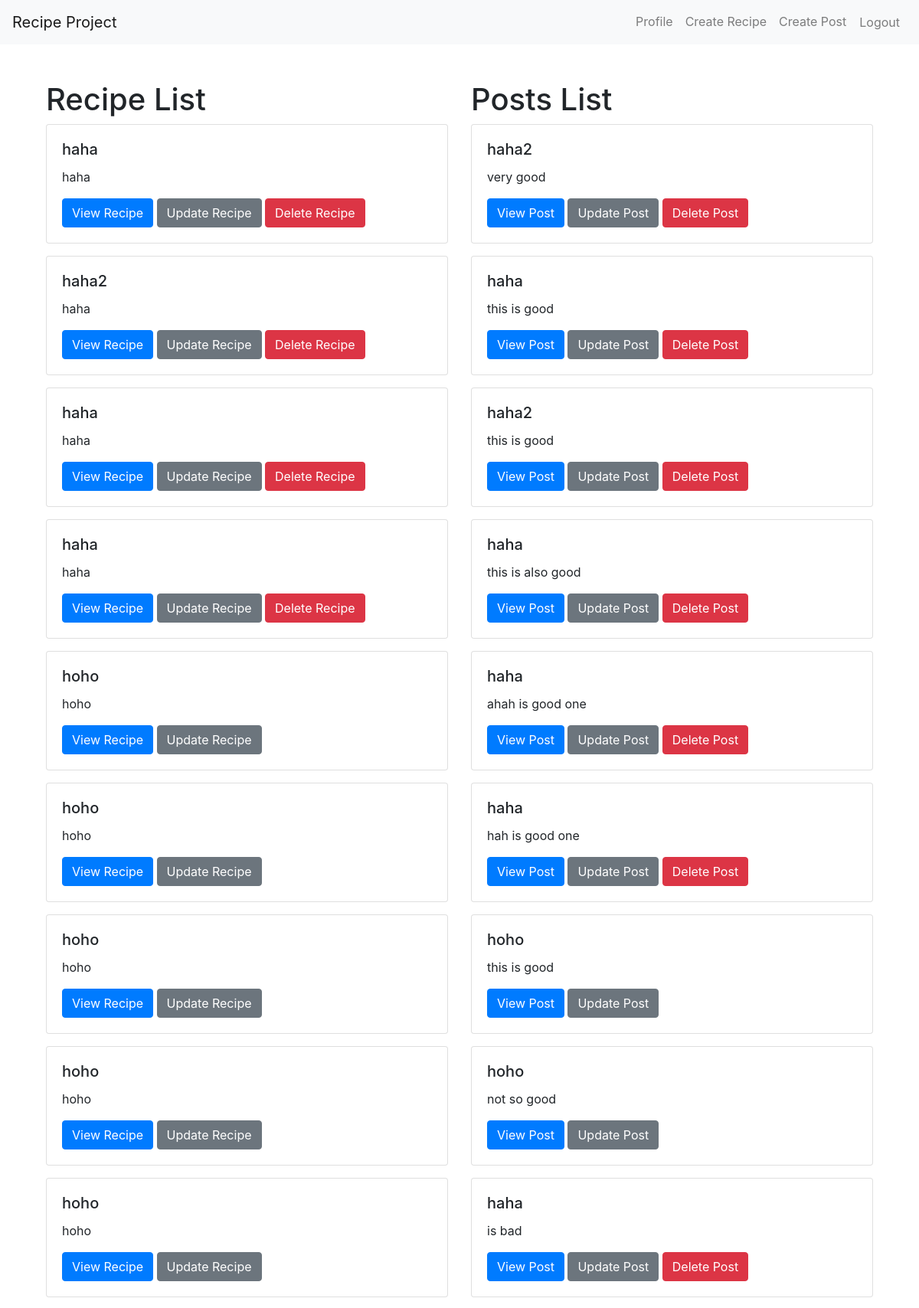
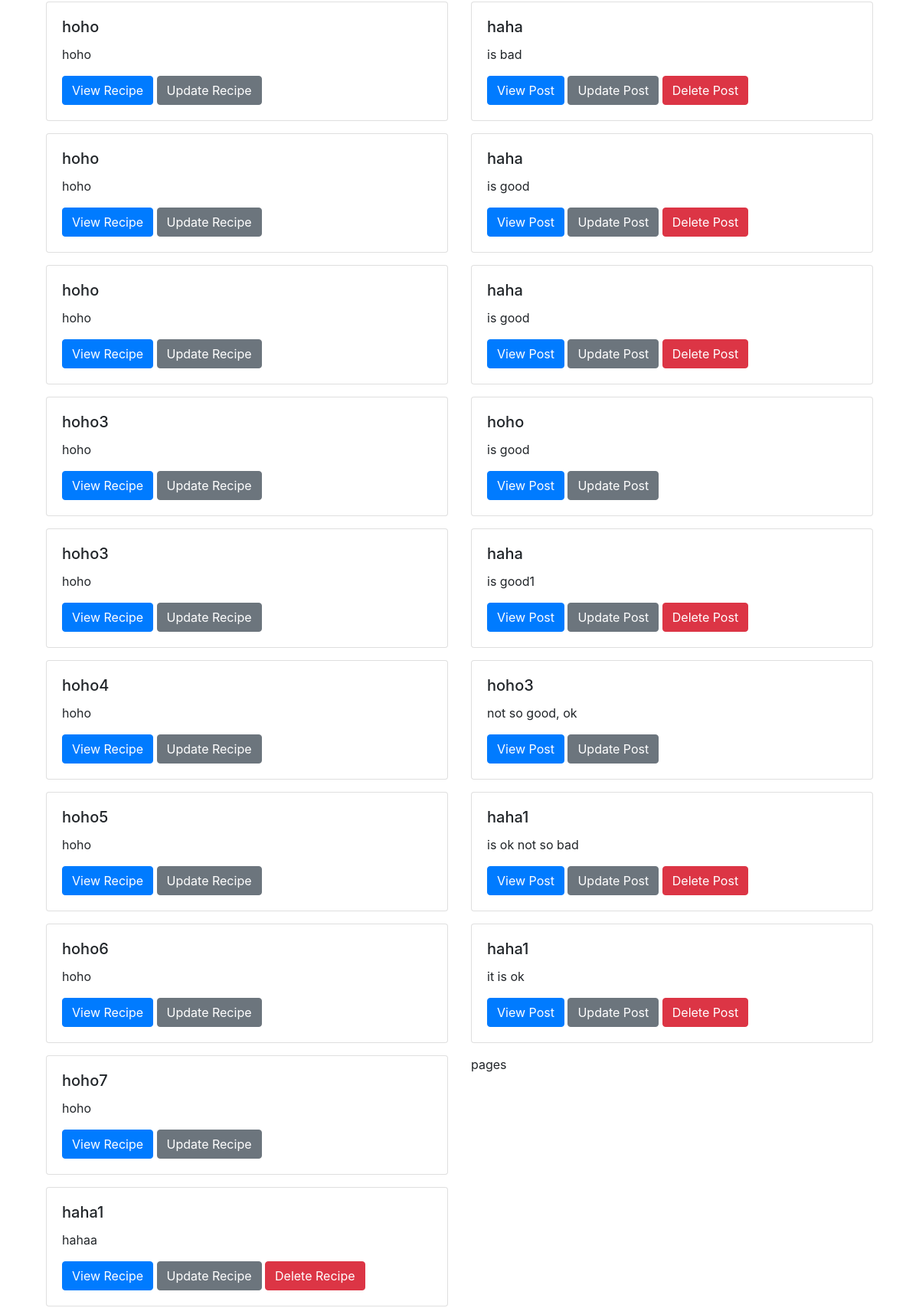
The page / (signed in, upper part) on the database its author committed (2 pictures, top to bottom).
### recipe_app/models.py (models this page shows, shortened)
class Recipe(models.Model):
    chef = models.ForeignKey(Chef, on_delete=models.CASCADE)  # Links to the Chef
    title = models.CharField(max_length=200)
    description = models.TextField()  # Add description field
    instructions = models.TextField()
    categories = models.ManyToManyField(Category)
    ingredients = models.ManyToManyField(Ingredient)

class Post(models.Model):
    recipe = models.ForeignKey(Recipe, on_delete=models.CASCADE)
    comment = models.TextField()
    created_at = models.DateTimeField(auto_now_add=True)

### recipe_app/views.py (the view)
# urls.py: path('', views.HomeView.as_view(), name='home'),
class HomeView(ListView):
    model = Recipe
    template_name = 'home.html'
    context_object_name = 'recipes'
    def get_context_data(self, **kwargs):
        context = super().get_context_data(**kwargs)
        context['posts'] = Post.objects.all()  # Add posts to the context
        return context

### recipe_app/context_processors.py (called while the page is built)
def current_year(request):
    return {'current_year': datetime.now().year}

### templates/home.html (shortened to what this page needs)
{% extends 'base.html' %}
{% block content %}
    <div class="container">
        {% if user.is_authenticated %}
        <div class="row">
            <div class="col-md-6">
                <h1>Recipe List</h1>
                <div class="row">
                    {% for recipe in recipes %}
                        <div class="col-md-12 mb-3">
                            <div class="card">
                                <div class="card-body">
                                    <h5 class="card-title">{{ recipe.title }}</h5>
                                    <p class="card-text">{{ recipe.description }}</p>
                                    <a href="{% url 'view_recipe' recipe.pk %}" class="btn btn-primary">View Recipe</a>
                                    <a href="{% url 'update_recipe' recipe.pk %}" class="btn btn-secondary">Update Recipe</a>
                                    {% if user == recipe.chef.user %}
                                    <a href="{% url 'delete_recipe' recipe.pk %}" class="btn btn-danger">Delete Recipe</a>
                                    {% endif %}
                                </div>
                            </div>
                        </div>
                    {% endfor %}
                </div>
            </div>
            <div class="col-md-6">
                <h1>Posts List</h1>
                <div class="row">
                    {% for post in posts %}
                        <div class="col-md-12 mb-3">
                            <div class="card">
                                <div class="card-body">
                                    <h5 class="card-title">{{ post.recipe.title }}</h5>
                                    <p class="card-text">{{ post.comment }}</p>
                                    <a href="{% url 'view_post' post.pk %}" class="btn btn-primary">View Post</a>
                                    <a href="{% url 'update_post' post.pk %}" class="btn btn-secondary">Update Post</a>
                                    {% if user == post.recipe.chef.user %}
                                    <a href="{% url 'delete_post' post.pk %}" class="btn btn-danger">Delete Post</a>
                                    {% endif %}
                                </div>
                            </div>
                        </div>
                    {% endfor %}
                </div>
                <div class="pagination">
                    {{ posts.paginator.num_pages }} pages
                </div>
            </div>
        </div>
        {% endif %}
    </div>
{% endblock %}

### rows shown on the page
Recipe: title "haha", description "haha", shows "Delete Recipe"
Recipe: title "haha2", description "haha", shows "Delete Recipe"
Recipe: title "haha", description "haha", shows "Delete Recipe"
Recipe: title "haha", description "haha", shows "Delete Recipe"
Recipe: title "hoho", description "hoho"
Recipe: title "hoho", description "hoho"
Recipe: title "hoho", description "hoho"
Recipe: title "hoho", description "hoho"
Recipe: title "hoho", description "hoho"
Recipe: title "hoho", description "hoho"
Recipe: title "hoho", description "hoho"
Recipe: title "hoho", description "hoho"
Recipe: title "hoho3", description "hoho"
Recipe: title "hoho3", description "hoho"
Recipe: title "hoho4", description "hoho"
Recipe: title "hoho5", description "hoho"
Recipe: title "hoho6", description "hoho"
Recipe: title "hoho7", description "hoho"
Recipe: title "haha1", description "hahaa", shows "Delete Recipe"
Post: recipe "haha2", comment "very good", shows "Delete Post"
Post: recipe "haha", comment "this is good", shows "Delete Post"
Post: recipe "haha2", comment "this is good", shows "Delete Post"
Post: recipe "haha", comment "this is also good", shows "Delete Post"
Post: recipe "haha", comment "ahah is good one", shows "Delete Post"
Post: recipe "haha", comment "hah is good one", shows "Delete Post"
Post: recipe "hoho", comment "this is good"
Post: recipe "hoho", comment "not so good"
Post: recipe "haha", comment "is bad", shows "Delete Post"
Post: recipe "haha", comment "is bad", shows "Delete Post"
Post: recipe "haha", comment "is good", shows "Delete Post"
Post: recipe "haha", comment "is good", shows "Delete Post"
Post: recipe "hoho", comment "is good"
Post: recipe "haha", comment "is good1", shows "Delete Post"
Post: recipe "hoho3", comment "not so good, ok"
Post: recipe "haha1", comment "is ok not so bad", shows "Delete Post"
Post: recipe "haha1", comment "it is ok", shows "Delete Post"
